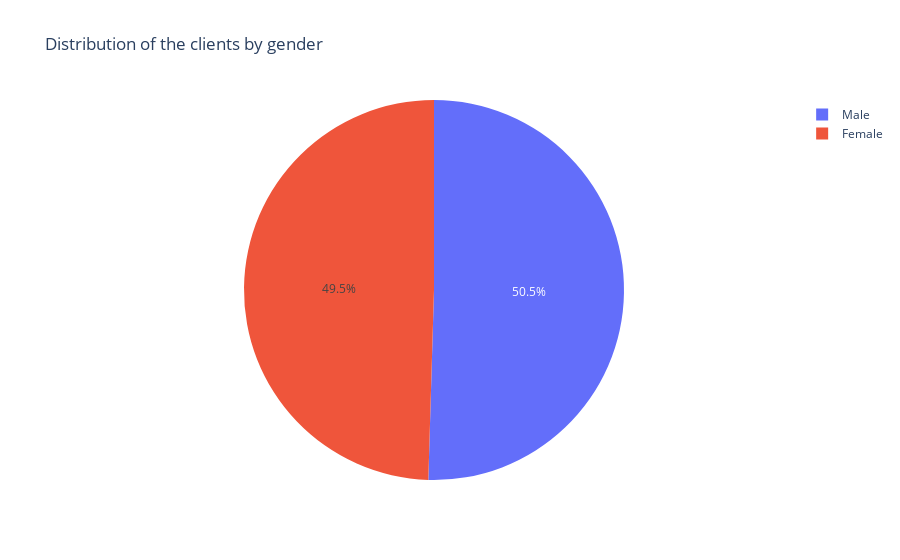

Notebook source saved alongside this figure:
### Markdown cell above
### 2.1 Demographic Analysis: Customer Gender

### Code cell
fig = px.pie(df.groupby('Gender')['CustomerID'].count().reset_index(), 
            values='CustomerID', 
            names='Gender',
            title = 'Distribution of the clients by gender')

fig.show()

### Figure 1 — Plotly figure (JSON) as saved in the notebook; plotly's stock layout.template omitted (floating-point values rounded to 4 significant figures)
{"data": [{"domain": {"x": [0, 1], "y": [0, 1]}, "hovertemplate": "Gender=%{label}<br>CustomerID=%{value}<extra></extra>", "labels": ["Female", "Male"], "legendgroup": "", "name": "", "showlegend": true, "type": "pie", "values": [3488, 3555]}], "layout": {"legend": {"tracegroupgap": 0}, "title": {"text": "Distribution of the clients by gender"}}}
